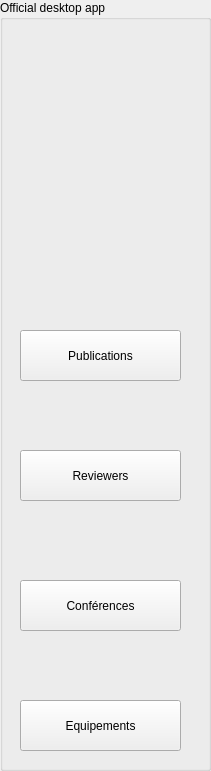
   <widget class="QGroupBox" name="groupBox_11">
    <property name="geometry">
     <rect>
      <x>0</x>
      <y>-40</y>
      <width>211</width>
      <height>771</height>
     </rect>
    </property>
    <property name="title">
     <string>Official desktop app</string>
    </property>
    <widget class="QPushButton" name="pushButton_13">
     <property name="geometry">
      <rect>
       <x>20</x>
       <y>330</y>
       <width>161</width>
       <height>51</height>
      </rect>
     </property>
     <property name="text">
      <string>Publications</string>
     </property>
    </widget>
    <widget class="QPushButton" name="pushButton_14">
     <property name="geometry">
      <rect>
       <x>20</x>
       <y>450</y>
       <width>161</width>
       <height>51</height>
      </rect>
     </property>
     <property name="text">
      <string>Reviewers</string>
     </property>
    </widget>
    <widget class="QPushButton" name="pushButton_15">
     <property name="geometry">
      <rect>
       <x>20</x>
       <y>580</y>
       <width>161</width>
       <height>51</height>
      </rect>
     </property>
     <property name="text">
      <string>Conférences</string>
     </property>
    </widget>
    <widget class="QPushButton" name="pushButton_16">
     <property name="geometry">
      <rect>
       <x>20</x>
       <y>700</y>
       <width>161</width>
       <height>51</height>
      </rect>
     </property>
     <property name="text">
      <string>Equipements</string>
     </property>
    </widget>
    <widget class="QLabel" name="label_29">
     <property name="geometry">
      <rect>
       <x>-50</x>
       <y>40</y>
       <width>291</width>
       <height>171</height>
      </rect>
     </property>
     <property name="styleSheet">
      <string notr="true">image: url(:/new/prefix1/imagetouse.png-removebg-preview.png);</string>
     </property>
     <property name="text">
      <string/>
     </property>
    </widget>
    <widget class="QLabel" name="label_30">
     <property name="geometry">
      <rect>
       <x>50</x>
       <y>270</y>
       <width>91</width>
       <height>71</height>
      </rect>
     </property>
     <property name="styleSheet">
      <string notr="true">image: url(:/new/prefix1/Downloads/publication icon.png);</string>
     </property>
     <property name="text">
      <string/>
     </property>
    </widget>
    <widget class="QLabel" name="label_31">
     <property name="geometry">
      <rect>
       <x>50</x>
       <y>370</y>
       <width>101</width>
       <height>91</height>
      </rect>
     </property>
     <property name="styleSheet">
      <string notr="true">image: url(:/new/prefix1/Downloads/reviewer icon.png);</string>
     </property>
     <property name="text">
      <string/>
     </property>
    </widget>
    <widget class="QLabel" name="label_32">
     <property name="geometry">
      <rect>
       <x>20</x>
       <y>500</y>
       <width>151</width>
       <height>101</height>
      </rect>
     </property>
     <property name="styleSheet">
      <string notr="true">image: url(:/new/prefix1/Downloads/conference icon.png);</string>
     </property>
     <property name="text">
      <string/>
     </property>
    </widget>
    <widget class="QLabel" name="label_33">
     <property name="geometry">
      <rect>
       <x>20</x>
       <y>620</y>
       <width>151</width>
       <height>101</height>
      </rect>
     </property>
     <property name="styleSheet">
      <string notr="true">image: url(:/new/prefix1/Downloads/equipement icon.png);</string>
     </property>
     <property name="text">
      <string/>
     </property>
    </widget>
   </widget>
